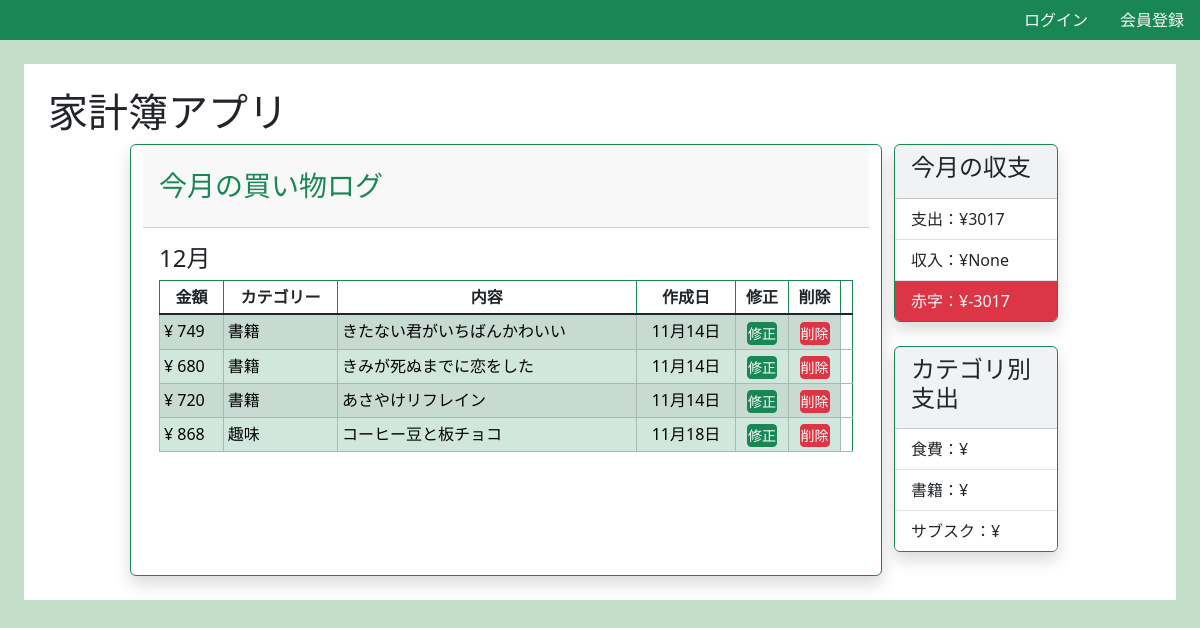
The app's page /, older data.
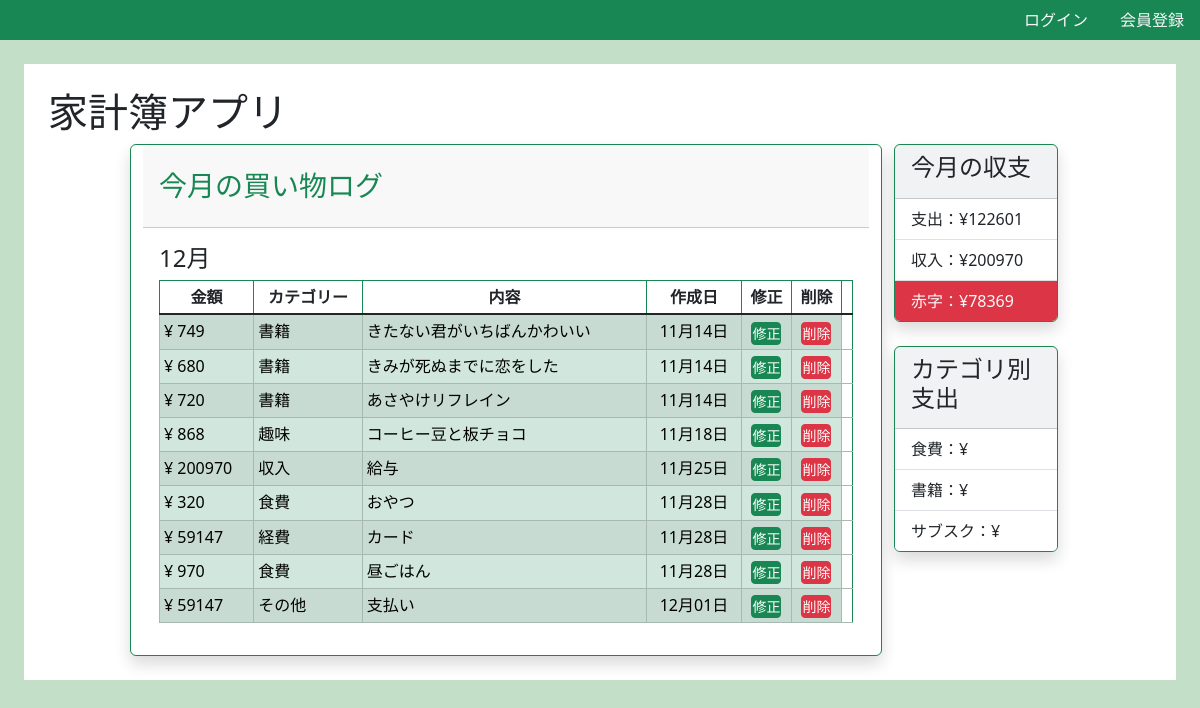
The same page, newer data.
### homebudget/models.py (models this page shows, shortened)
class HomoBudget(models.Model):
    category = models.CharField(max_length=100, choices=CATEGORY)
    price = models.IntegerField()
    content = models.CharField(max_length=100, default="")
    created_at = models.DateField()

### homebudget/views.py (the view)
# urls.py: path('', views.index, name='index'),
def index(request):
    object_list = HomoBudget.objects.all()
    aggregate_values = HomoBudget.objects.exclude(category='income').aggregate(payment = Sum("price"))
    income_values = HomoBudget.objects.filter(category='income').aggregate(incomes = Sum("price"))
    payment = aggregate_values["payment"] or 0
    income = income_values["incomes"] or 0
    total = income - payment
    if(payment > income * 0.5):
        isRed = True
    else:
        isRed = False
    return render(request,
                "homebudget/index.html",
                {
                    "object_list":object_list,
                    "payment":aggregate_values["payment"],
                    "incomes":income_values["incomes"],
                    "total":total,
                    "isRed":isRed,
                }
                )

### homebudget/templates/homebudget/index.html (shortened to what this page needs)
{% extends 'base.html' %}
{% block h1 %}家計簿アプリ{% endblock h1 %}
{% block content %}
<main>
    <div class="row d-flex justify-content-center ">
            <div class=" card shadow col-md-8 border border-success">
                <div class="card-header py-4 ">
                    <h3 class="m-0 font-weight-bold text-success">今月の買い物ログ</h3>
                </div>
                <div class="card-body">
                <div class="table-responsive">
                    <div>
                        <h4>12月</h4>
                    </div>
                    <table id="my-table" class="table table-bordered table-striped table-sm table-hover table-fixed border border-success ">
                        <thead>
                            <tr class="text-center" >
                                <th data-id="price" scope="col" class="w-10 text-dark" aria-sort="ascending">金額</th>
                                <th data-id="category" scope="col" class="w-15 text-dark" >カテゴリー</th>
                                <th data-id="content" scope="col" class="w-30 text-dark text-wrap">内容</th>
                                <th data-id="created-at" scope="col" class="w-15 text-dark">作成日</th>
                                <th scope="col" class="text-dark">修正</th>
                                <th scope="col" class="text-dark">削除<th>
                            </tr>
                        </thead>
                        <tbody class="table-group-divider">
                            {% for obj in  object_list %}
                            <tr class="table-success">
                                <td w-10>¥ {{obj.price}}</td>
                                <td class="w-15">{{obj.get_category_display}}</td>
                                <td class="w-30">{{obj.content}}</td>
                                <td class="text-center">{{obj.created_at|date:"m月d日"}}</td>
                                <td class="text-center"><a href="{% url 'homebudget:update' obj.pk %}" class="p-0 btn btn-success btn-sm">修正</a></td>
                                <td class="text-center"><a href="{% url 'homebudget:delete' obj.pk %}" class="p-0 btn btn-danger btn-sm text-nowrap" onclick="return confirm('本当に削除してもよろしいですか？')">削除</a></td>
                            </tr>
                        {% endfor %}
                        </tbody>
                    </table>
                </div>
                </div>
            </div>
        <div class="col-md-2">
            <div class="card shadow bg-light border border-success w-100">
                <div class="card-header">
                    <h4>今月の収支</h4>
                </div>
                <ul class="list-group list-group-flush">
                    <li class="list-group-item  ">支出：¥{{payment}}</li>
                    <li class="list-group-item">収入：¥{{incomes}}</li>
                    {% if isRed %}
                        <li class="list-group-item text-light bg-danger"> 赤字：¥{{total}}</li>
                    {% else %}
                        <li class="list-group-item text-light bg-info"> 健全：¥{{total}}</li>
                    {% endif %}
                </ul>
            </div>
            <div class="card shadow bg-light border border-success w-100 my-4">
                <div class="card-header">
                    <h4>カテゴリ別支出</h4>
                </div>
                <ul class="list-group list-group-flush">
                    <li class="list-group-item  ">食費：¥</li>
                    <li class="list-group-item">書籍：¥</li>
                    <li class="list-group-item">サブスク：¥</li>
                </ul>
            </div>
        </div>
    </div>
</main>
{% endblock content %}

Row changes from the older to the newer data that the page shows:
added HomoBudget: price "200970", category "収入", content "給与", created_at "11月25日"
added HomoBudget: price "320", category "食費", content "おやつ", created_at "11月28日"
added HomoBudget: price "59147", category "経費", content "カード", created_at "11月28日"
added HomoBudget: price "970", category "食費", content "昼ごはん", created_at "11月28日"
added HomoBudget: price "59147", category "その他", content "支払い", created_at "12月01日"
Text that changed along with them:
{{ payment }}: "3017" → "122601"
{{ incomes }}: "None" → "200970"
{{ total }}: "-3017" → "78369"
